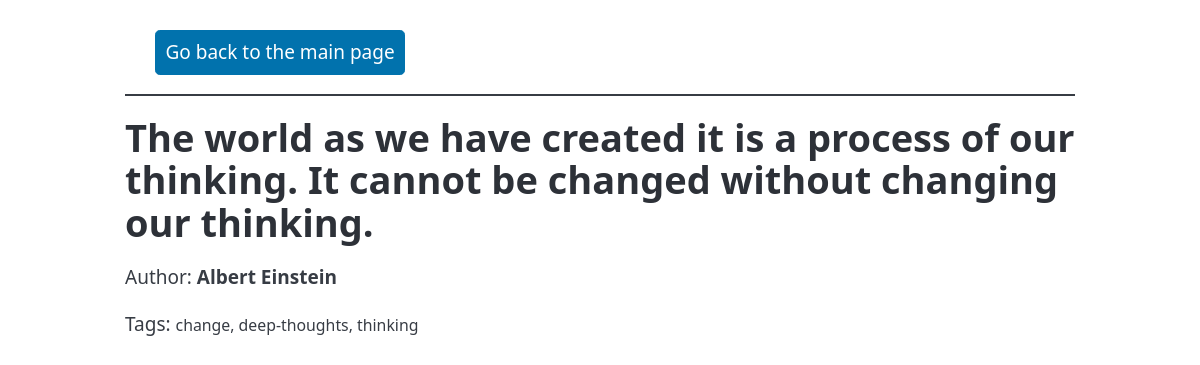
/detail/1, run on the app's committed database.
### quoteapp/models.py (models this page shows, shortened)
class Quote(models.Model):
    quote = models.CharField(max_length=MAX_LENGTH_DESCRIPTION, null=False)
    author = models.CharField(max_length=MAX_LENGTH_DESCRIPTION, null=False) #models.ForeignKey(Author, on_delete=models.DO_NOTHING)
    tags = models.ManyToManyField(Tag)

class Tag(models.Model):
    name = models.CharField(max_length=MAX_LENGTH_DESCRIPTION, null=False, unique=True)
    def __str__(self):
        return f"{self.name}"

### quoteapp/views.py (the view)
# urls.py: path('detail/<int:quote_id>', views.detail, name='detail'),
def detail(request, quote_id):
    quote = get_object_or_404(Quote, pk=quote_id)
    return render(request, 'quoteapp/detail.html', {"quote": quote})

### quoteapp/templatetags/extract_tags.py (called while the page is built)
def tags(note_tags):
    return ', '.join([str(name) for name in note_tags.all()])

### quoteapp/templates/quoteapp/detail.html
{% extends "quoteapp/base.html" %}
{% load extract_tags %}
{% block content %}
<h1>{{quote.quote}}</h1>
<p>Author: <b>{{quote.author}}</b></p>
<p>Tags: <small>
        {{ quote.tags|tags }}
    </small></p>
{% endblock %}

### data on the page
Quote: quote "The world as we have created it is a process of our thinking. It cannot be changed without changing our thinking.", author "Albert Einstein", tags|tags "change, deep-thoughts, thinking"
